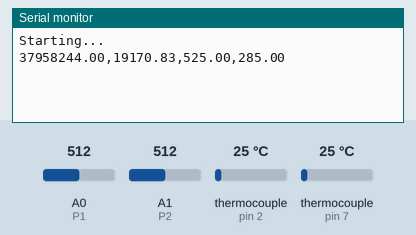
Bench run of a sketch on a simulated Arduino Uno, built with avr-gcc and run on an emulated ATmega328P. Shown: the last lines printed to the serial monitor. Inputs (shaded band) come from the test bench; at power-on: thermocouple (sensors on pin 2, pin 7) 25 °C, A0 (P1) = 512, A1 (P2) = 512.

Above: at 1.2 s.
1.3 s: thermocouple (sensor on pin 2) set to 6 °C
At 2.5 s:
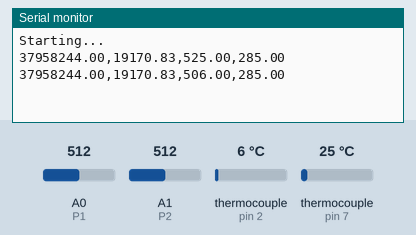
2.8 s: thermocouple (sensor on pin 7) set to 6 °C
At 3.4 s:
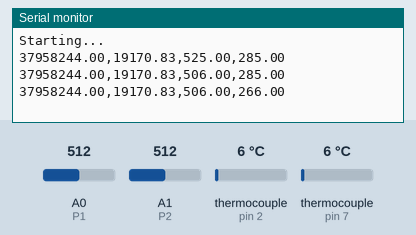
4.3 s: A0 (P1) set to 716
At 5.1 s:
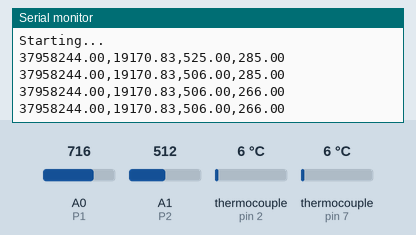
5.8 s: A1 (P2) set to 716
At 7.2 s:
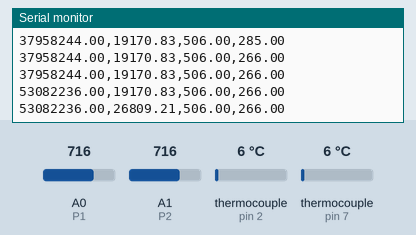
7.3 s: thermocouple (sensor on pin 2) set to 75 °C
At 8.6 s:
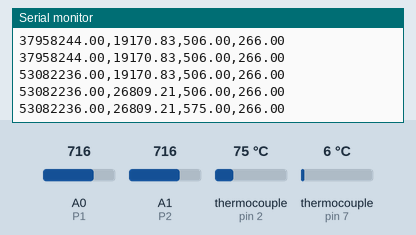
8.8 s: thermocouple (sensor on pin 7) set to 75 °C
At 10.4 s:
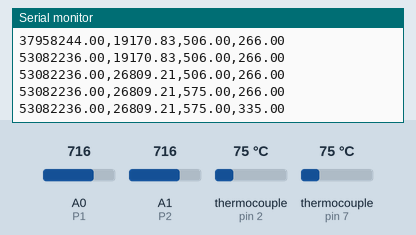
Timing chart, 0 to 11.3 s (numbered marks = the images above; inputs shaded):
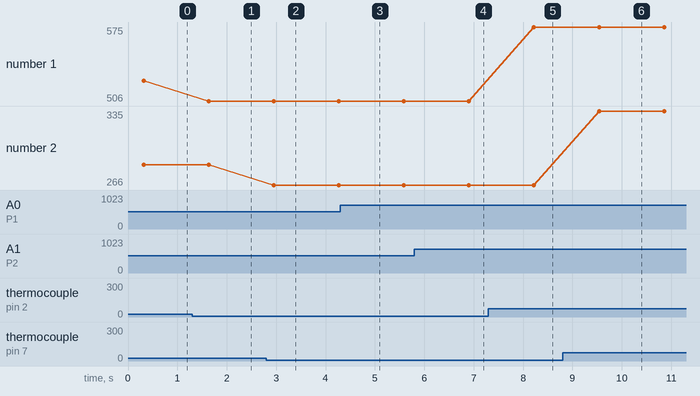

The sketch:

qHACKS.ino
```cpp
// Constants
#include <max6675.h>
#include <LiquidCrystal.h>
#include <Wire.h>
const int P1 = A0;       // A1 pin for the pressure sensor
const int P2 = A1;
const float Vref = 5.0;         // Reference voltage (5V for most Arduinos)
const float pressureMax = 10.0; // Maximum pressure in PSI
const float voltageMin = 0.0;   // Minimum sensor voltage (0V)
const float voltageMax = 5.0;   // Maximum sensor voltage (5V)
const float psiToPa = 6894.76;  // Conversion factor: 1 PSI = 6894.76 Pascals

const int thermoSO = 4; // Data Out (SO)
const int thermoSCK = 3; // Clock (SCK)
const int thermoCS = 2;  // Chip Select (CS)

const int thermoSO2 = 5; // Data Out (SO)
const int thermoSCK2 = 6; // Clock (SCK)
const int thermoCS2 = 7;  // Chip Select (CS)


float floatArray[] = {0, 0, 0, 0}; // Array of floats
int arraySize = sizeof(floatArray) / sizeof(floatArray[0]);


// Initialize the MAX6675 object
MAX6675 thermocouple(thermoSCK, thermoCS, thermoSO);
MAX6675 thermocouple2(thermoSCK2, thermoCS2, thermoSO2);
float desE = 0;
void setup() {
  Serial.begin(9600);
  while (!Serial); // Wait for Serial Monitor to open
  Serial.println("Starting...");
}

void loop() {
  // Read pressure values
  int p1 = pr1(); // Read ADC value for pressure sensor 1
  float voltage = (p1 / 1023.0) * Vref;
  float p1pa = (voltage - voltageMin) * (pressureMax / (voltageMax - voltageMin)) * psiToPa;

  int p2 = pr2(); // Read ADC value for pressure sensor 2
  float voltage2 = (p2 / 1023.0) * Vref;
  float p2pa = (voltage2 - voltageMin) * (pressureMax / (voltageMax - voltageMin)) * psiToPa;

  // Read temperature values
  int numSamples = 10;
  double temp1 = 0;
  double temp2 = 0;
  for (int i = 0; i < numSamples; i++) {
    temp1 += thermocouple.readCelsius();
    temp2 += thermocouple2.readCelsius();
    delay(10); // Small delay between samples
  }
  temp1 /= numSamples;
  temp2 /= numSamples;

  // Check for invalid temperature readings
  if (isnan(temp1)) {
    temp1 = -999; // Use -999 as a placeholder for error
  }
  if (isnan(temp2)) {
    temp2 = -999; // Use -999 as a placeholder for error
  }

  // Send all values as a comma-separated string
  Serial.print(p1pa*1100); // Pressure 1 in Pascals (scaled)
  Serial.print(",");
  Serial.print(p2pa/1.8); // Pressure 2 in Pascals (scaled)
  Serial.print(",");
  Serial.print(temp1+500); // Temperature 1 with offset
  Serial.print(",");
  Serial.println(temp2+260); // Temperature 2 with offset and newline

  delay(1000); // Adjust sampling rate as needed
}

const int numSamples = 10; // Number of readings to average
float pr1() {
   long sum = 0;
   for (int i = 0; i < numSamples; i++) {
     sum += analogRead(P1);
     delay(10); // Small delay between samples
   }
   return sum / (float)numSamples;
 }
float pr2() {
   long sum = 0;
   for (int i = 0; i < numSamples; i++) {
     sum += analogRead(P2);
     delay(10); // Small delay between samples
   }
   return sum / (float)numSamples;
 }

 void T1() {
  double temp1 = 0;
  for (int i = 0; i < numSamples; i++) {
     temp1 += thermocouple.readCelsius();
     delay(10); // Small delay between samples
   }
   temp1/=10;
  // Check if the reading is valid
  if (isnan(temp1)) {
    Serial.print("Error: No thermocouple detected");

  } else {
    Serial.print("Temperature 1: ");
    Serial.print(temp1+500);
    Serial.println(" °C");
  }
 }
 void T2() {
  double temp2 = 0;
  for (int i = 0; i < numSamples; i++) {
     temp2 += thermocouple2.readCelsius();
     delay(10); // Small delay between samples
   }
   temp2/=10;
  if (isnan(temp2)) {
    Serial.print("Error: No thermocouple 2 detected");

  } else {
    Serial.print("Temperature 2: ");
    Serial.print(temp2+100);
    Serial.println(" °C");
  }
 }
//need to include code lines for second pressure sensor still
//Temp:
```

Measured:
- after the input at 1.3 s, the serial monitor: prints a new line after 0.33 s (image 1)
- after the input at 2.8 s, the serial monitor: prints a new line after 0.15 s (image 2)
- after the input at 5.8 s, the serial monitor: prints a new line after 1.1 s (image 4)
- after the input at 7.3 s, the serial monitor: prints a new line after 0.92 s (image 5)
- after the input at 8.8 s, the serial monitor: prints a new line after 0.74 s (image 6)
- plotted number 1: 525 → 506 after the input at 1.3 s, 506 → 575 after the input at 7.3 s
- plotted number 2: 285 → 266 after the input at 2.8 s, 266 → 335 after the input at 8.8 s
